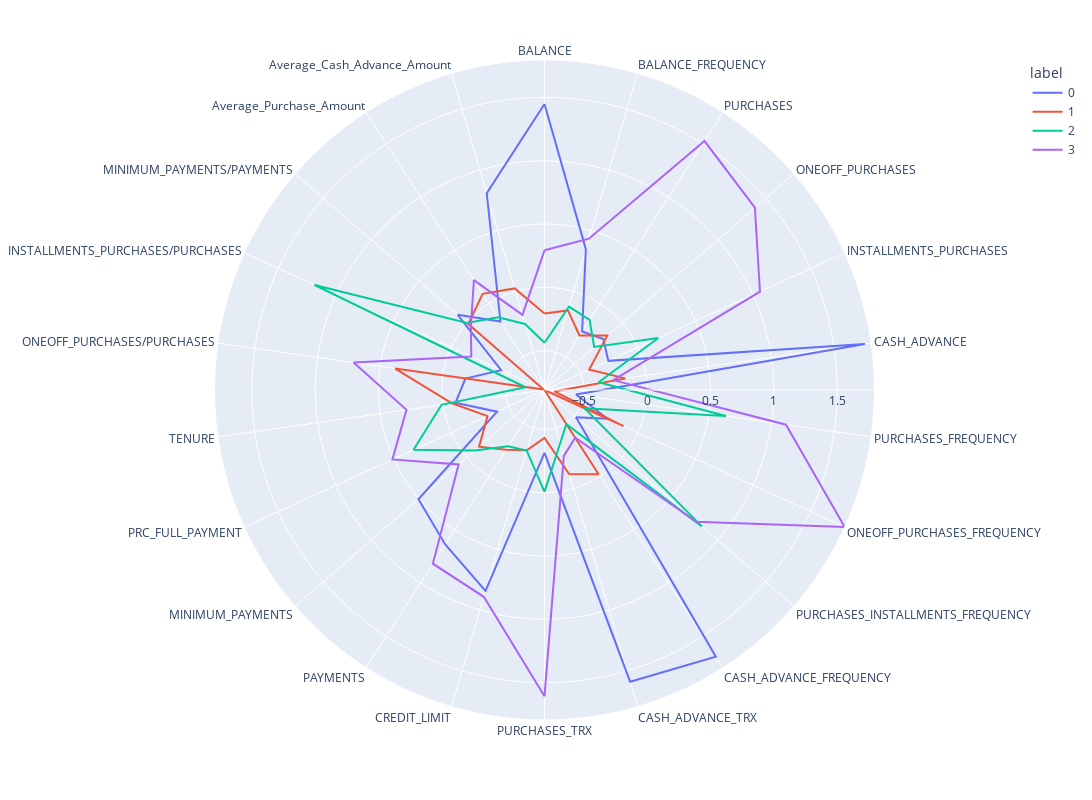

Source (notebook cell):
### Code cell
fig, polar, clusters, scaler = get_kmeans(data = df, cols = list(df.columns), n_clusters = 4, random_state = 42)
fig

### Figure 1 — Plotly figure (JSON) as saved in the notebook; plotly's stock layout.template omitted (floating-point values rounded to 4 significant figures)
{"data": [{"hovertemplate": "label=0<br>value=%{r}<br>variable=%{theta}<extra></extra>", "legendgroup": "0", "line": {"color": "#636efa", "dash": "solid"}, "marker": {"symbol": "circle"}, "mode": "lines", "name": "0", "r": [1.447, 0.3473, -0.2618, -0.197, -0.2572, 1.744, -0.5595, -0.2644, -0.4821, 1.691, 1.589, -0.3145, 0.8418, 0.6385, 0.5056, -0.3994, -0.1007, -0.1803, -0.4346, 0.09501, -0.1681, 0.8074, 1.447], "showlegend": true, "subplot": "polar", "theta": ["BALANCE", "BALANCE_FREQUENCY", "PURCHASES", "ONEOFF_PURCHASES", "INSTALLMENTS_PURCHASES", "CASH_ADVANCE", "PURCHASES_FREQUENCY", "ONEOFF_PURCHASES_FREQUENCY", "PURCHASES_INSTALLMENTS_FREQUENCY", "CASH_ADVANCE_FREQUENCY", "CASH_ADVANCE_TRX", "PURCHASES_TRX", "CREDIT_LIMIT", "PAYMENTS", "MINIMUM_PAYMENTS", "PRC_FULL_PAYMENT", "TENURE", "ONEOFF_PURCHASES/PURCHASES", "INSTALLMENTS_PURCHASES/PURCHASES", "MINIMUM_PAYMENTS/PAYMENTS", "Average_Purchase_Amount", "Average_Cash_Advance_Amount", "BALANCE"], "type": "scatterpolar"}, {"hovertemplate": "label=1<br>value=%{r}<br>variable=%{theta}<extra></extra>", "legendgroup": "1", "line": {"color": "#EF553B", "dash": "solid"}, "marker": {"symbol": "circle"}, "mode": "lines", "name": "1", "r": [-0.2064, -0.1565, -0.2997, -0.1554, -0.4231, -0.1675, -0.733, -0.1253, -0.8112, -0.02081, -0.1197, -0.4332, -0.3149, -0.2494, -0.1277, -0.3166, -0.07314, 0.3802, -0.8038, -0.01494, 0.09161, 0.02466, -0.2064], "showlegend": true, "subplot": "polar", "theta": ["BALANCE", "BALANCE_FREQUENCY", "PURCHASES", "ONEOFF_PURCHASES", "INSTALLMENTS_PURCHASES", "CASH_ADVANCE", "PURCHASES_FREQUENCY", "ONEOFF_PURCHASES_FREQUENCY", "PURCHASES_INSTALLMENTS_FREQUENCY", "CASH_ADVANCE_FREQUENCY", "CASH_ADVANCE_TRX", "PURCHASES_TRX", "CREDIT_LIMIT", "PAYMENTS", "MINIMUM_PAYMENTS", "PRC_FULL_PAYMENT", "TENURE", "ONEOFF_PURCHASES/PURCHASES", "INSTALLMENTS_PURCHASES/PURCHASES", "MINIMUM_PAYMENTS/PAYMENTS", "Average_Purchase_Amount", "Average_Cash_Advance_Amount", "BALANCE"], "type": "scatterpolar"}, {"hovertemplate": "label=2<br>value=%{r}<br>variable=%{theta}<extra></extra>", "legendgroup": "2", "line": {"color": "#00cc96", "dash": "solid"}, "marker": {"symbol": "circle"}, "mode": "lines", "name": "2", "r": [-0.4386, -0.1244, -0.1528, -0.2926, 0.1763, -0.3793, 0.6365, -0.4638, 0.8328, -0.4913, -0.373, -0.007316, -0.313, -0.2822, -0.08161, 0.3256, 0.009954, -0.6599, 1.185, -0.002653, -0.1297, -0.2675, -0.4386], "showlegend": true, "subplot": "polar", "theta": ["BALANCE", "BALANCE_FREQUENCY", "PURCHASES", "ONEOFF_PURCHASES", "INSTALLMENTS_PURCHASES", "CASH_ADVANCE", "PURCHASES_FREQUENCY", "ONEOFF_PURCHASES_FREQUENCY", "PURCHASES_INSTALLMENTS_FREQUENCY", "CASH_ADVANCE_FREQUENCY", "CASH_ADVANCE_TRX", "PURCHASES_TRX", "CREDIT_LIMIT", "PAYMENTS", "MINIMUM_PAYMENTS", "PRC_FULL_PAYMENT", "TENURE", "ONEOFF_PURCHASES/PURCHASES", "INSTALLMENTS_PURCHASES/PURCHASES", "MINIMUM_PAYMENTS/PAYMENTS", "Average_Purchase_Amount", "Average_Cash_Advance_Amount", "BALANCE"], "type": "scatterpolar"}, {"hovertemplate": "label=3<br>value=%{r}<br>variable=%{theta}<extra></extra>", "legendgroup": "3", "line": {"color": "#ab63fa", "dash": "solid"}, "marker": {"symbol": "circle"}, "mode": "lines", "name": "3", "r": [0.2916, 0.4339, 1.526, 1.387, 1.059, -0.2632, 1.115, 1.794, 0.7771, -0.3636, -0.2687, 1.606, 0.8906, 0.8191, 0.08618, 0.509, 0.2898, 0.7114, -0.1757, -0.04239, 0.2202, -0.1929, 0.2916], "showlegend": true, "subplot": "polar", "theta": ["BALANCE", "BALANCE_FREQUENCY", "PURCHASES", "ONEOFF_PURCHASES", "INSTALLMENTS_PURCHASES", "CASH_ADVANCE", "PURCHASES_FREQUENCY", "ONEOFF_PURCHASES_FREQUENCY", "PURCHASES_INSTALLMENTS_FREQUENCY", "CASH_ADVANCE_FREQUENCY", "CASH_ADVANCE_TRX", "PURCHASES_TRX", "CREDIT_LIMIT", "PAYMENTS", "MINIMUM_PAYMENTS", "PRC_FULL_PAYMENT", "TENURE", "ONEOFF_PURCHASES/PURCHASES", "INSTALLMENTS_PURCHASES/PURCHASES", "MINIMUM_PAYMENTS/PAYMENTS", "Average_Purchase_Amount", "Average_Cash_Advance_Amount", "BALANCE"], "type": "scatterpolar"}], "layout": {"height": 800, "legend": {"title": {"text": "label"}, "tracegroupgap": 0}, "margin": {"t": 60}, "polar": {"angularaxis": {"direction": "clockwise", "rotation": 90}, "domain": {"x": [0, 1], "y": [0, 1]}}, "width": 1400}}
